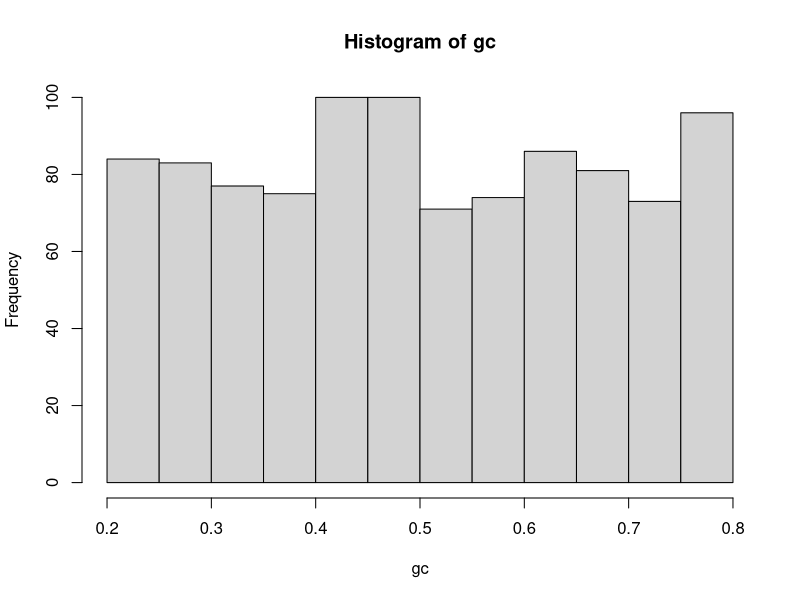

Generate this figure with R:
## ---- chunk 1
knitr::opts_chunk$set(echo = TRUE)
## ---- chunk 2
set1 <- c(2.3,  4.3 ,1.2 , 3.4, 8.3, 12.2)

print(paste("mean:", mean(set1), "std:", sd(set1)))
## ---- chunk 3
set2 <- 4:680
print(paste("mean:", mean(set2), "std:", sd(set2)))

## ---- chunk 4
set.seed(0)
gc <- runif(1000, min = 0.2, max = 0.8) 
hist(gc)
print(paste("mean", mean(gc), "sd", sd(gc)))
